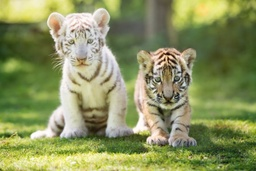
#> input picture approximation_adaptatif/tigre.jpg, 256 x 171 px, shrunk from 728 x 485 before the run
$ python adaptatif.py
#> lines starting #> are read from the running program, lines starting #| are printed output that depends on the picture
import cv2
import numpy as np
import random
import math
import os

# INITIALISATION
imgName = "./tigre.jpg"
imgOriginal = cv2.imread(imgName, 1)
#> imgOriginal is the input picture: shape (171, 256, 3); mean B, G, R 94.9, 147, 138.7

# Créaion automatique des dossier de sauvegarde
os.makedirs('./adaptative', exist_ok=True)
os.makedirs('./images_result',exist_ok=True)

# 2% de germes
pourcent = 2
nbGerme = int((pourcent * imgOriginal.shape[0]) / 100)
#> nbGerme = 3
print(nbGerme)
#| 3

germes = []
seuil = 100

print("OpenCV version: " + cv2.__version__)

def generateDiscreteVoronoi(imagedist, voronoiZoneNumber, d_height, d_width):
    # On utilise directement imagedist sous forme float
    distanceFromClosestSite = imagedist.astype(float, copy=True)
    sqrt2 = math.sqrt(2)

    # Directions (dx, dy, poids) pour les deux balayages
    forward_dirs = [(-1, -1, sqrt2), (-1, 0, 1), (-1, 1, sqrt2), (0, -1, 1)]
    backward_dirs = [(1, 1, sqrt2), (1, 0, 1), (1, -1, sqrt2), (0, 1, 1)]

    # Balayage vers l'avant (top-left -> bottom-right)
    for i in range(d_height):
        for j in range(d_width):
            for dx, dy, cost in forward_dirs:
                x, y = i + dx, j + dy
                if 0 <= x < d_height and 0 <= y < d_width:
                    new_dist = distanceFromClosestSite[x, y] + cost
                    if new_dist < distanceFromClosestSite[i, j]:
                        distanceFromClosestSite[i, j] = new_dist
                        voronoiZoneNumber[i, j] = voronoiZoneNumber[x, y]

    # Balayage vers l'arrière (bottom-right -> top-left)
    for i in range(d_height - 1, -1, -1):
        for j in range(d_width - 1, -1, -1):
            for dx, dy, cost in backward_dirs:
                x, y = i + dx, j + dy
                if 0 <= x < d_height and 0 <= y < d_width:
                    new_dist = distanceFromClosestSite[x, y] + cost
                    if new_dist < distanceFromClosestSite[i, j]:
                        distanceFromClosestSite[i, j] = new_dist
                        voronoiZoneNumber[i, j] = voronoiZoneNumber[x, y]

    # Tu peux retourner distanceFromClosestSite si tu en as besoin
    return distanceFromClosestSite, voronoiZoneNumber

# Calculer couleurs moyenne d'une zone de Voronoi
def calculateAverageColor(image, voronoiZoneNumber, n):
    # Initialiser un tableau pour stocker la somme des couleurs et le nombre de pixels dans chaque zone
    zoneColorSum = np.zeros((n + 1, 3))
    zonePixelCounts = np.zeros(n + 1)

    for i in range(image.shape[0]):
        for j in range(image.shape[1]):
            # Récupérer la couleur du pixel de l'image originale
            pixelColor = image[i, j]

            # Récupérer le numéro de zone du pixel dans l'image Voronoi
            zone = voronoiZoneNumber[i][j]

            zoneColorSum[zone] += pixelColor
            zonePixelCounts[zone] += 1

    # Calculer la moyenne des couleurs pour chaque zone
    zoneColors = np.zeros((n + 1, 3), dtype=int)
    for zone in range(1, n + 1):
        if zonePixelCounts[zone] > 0:
            zoneColors[zone] = (zoneColorSum[zone] / zonePixelCounts[zone]).astype(int)

    return zoneColors

def calculateVariance(image, voronoiZoneNumber, n, zoneColors):
    variance = np.zeros(n + 1)

    for i in range(image.shape[0]):
        for j in range(image.shape[1]):
            pixelColor = image[i, j]
            zone = voronoiZoneNumber[i][j]
            variance[zone] += np.sum((pixelColor - zoneColors[zone]) ** 2)

    for zone in range(1, n + 1):
        if variance[zone] != 0:
            variance[zone] /= np.count_nonzero(voronoiZoneNumber == zone)

    return variance

def generateRandomPointsInZone(voronoiZoneNumber, zone, numPoints):
    zonePoints = np.argwhere(voronoiZoneNumber == zone)
    np.random.shuffle(zonePoints)

    selectedPoints = zonePoints[:numPoints]

    return selectedPoints

def VorDiscret(voronoi, n, imgOriginal, index, germes, seuil, imgName):
    random.seed()

    nombreLignes, nombreColonnes = voronoi.shape[:2]

    voronoiZoneNumber = np.zeros((nombreLignes, nombreColonnes), dtype=int)
    imagedist = np.full((nombreLignes, nombreColonnes), nombreLignes + nombreColonnes, dtype=int)

    # Initialiser les germes
    for idx, (x, y) in enumerate(germes, start=1):
        voronoiZoneNumber[x, y] = idx
        imagedist[x, y] = 0

    # Calculer le diagramme discret de Voronoi
    generateDiscreteVoronoi(imagedist, voronoiZoneNumber, nombreLignes, nombreColonnes)

    # Calculer les couleurs moyennes des zones
    zoneColors = calculateAverageColor(imgOriginal, voronoiZoneNumber, n)

    # Calculer la variance de couleur pour chaque zone
    variance = calculateVariance(imgOriginal, voronoiZoneNumber, len(germes), zoneColors)

    isAllHeterogenous = 0
    for zone in range(1, len(germes) + 1):
        if variance[zone] > seuil:
            isAllHeterogenous += 1
            selectedPoints = generateRandomPointsInZone(voronoiZoneNumber, zone, 3)
            germes.extend([point.tolist() for point in selectedPoints])

    # Colorer l'image par les couleurs moyennes des zones
    voronoi[:, :, :] = zoneColors[voronoiZoneNumber]

    # Sauvegarder l'image générée
    path1 = f"ADAPTATIF-{index}-{imgName.split('/')[-1]}"
    cv2.imwrite(f"./adaptative/{path1}", voronoi)
    print(f"Image enregistrée ici : adaptative/{path1}")

    return isAllHeterogenous

imgOriginal = cv2.imread(imgName, 1)
if imgOriginal is None:
    print("error: image not read from file\n\n")
    exit()

colonnes = imgOriginal.shape[1]
#> colonnes = 256
lignes = imgOriginal.shape[0]
#> lignes = 171

# Tableau de zeros
voronoi = np.zeros((imgOriginal.shape[0], imgOriginal.shape[1], 3), dtype=np.uint8)

cpt = 1
while cpt < nbGerme:
    a = random.randint(0, voronoi.shape[0] - 1)
    b = random.randint(0, voronoi.shape[1] - 1)
    germes.append([a, b])
    cpt += 1
#> after the loop, cpt = 3; germes = [[98, 215], [10, 132]]

index = 1
while True:
    isAllHeterogenous = VorDiscret(
    voronoi=voronoi,
    n=len(germes),
    imgOriginal=imgOriginal,
    index=index,
    germes=germes,
    seuil=seuil,
    imgName=imgName
)
    if isAllHeterogenous == 0:
        break
    index += 1
#> this loop made 14 passes
#> isAllHeterogenous on passes 2 to 5: 8, 31, 115, 401
#> isAllHeterogenous on pass 1: 2
#> pass 1, in VorDiscret, `cv2.imwrite(f"./adaptative/{path1}", voronoi)`:
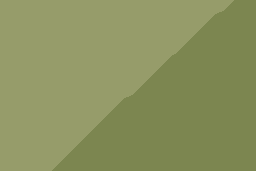
#> saved as ADAPTATIF-1-tigre.jpg: shape (171, 256, 3); mean B, G, R 94.3, 146.1, 138.3
#> pass 2, in VorDiscret (call 2), `cv2.imwrite(f"./adaptative/{path1}", voronoi)`:
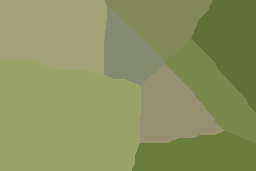
#> saved as ADAPTATIF-2-tigre.jpg: shape (171, 256, 3); mean B, G, R 94.5, 146.4, 138.3

# Sauvegarde
path1 = "ADAPTATIF" + "-" + str(nbGerme) + "-" + imgName.split('/')[1]
cv2.imwrite("./images_result/" + path1, voronoi)
print("Image enregistrée: " + "images_result/" + path1)
#| Image enregistrée: images_result/ADAPTATIF-3-tigre.jpg

# Montrer résultat
cv2.namedWindow("resultat", cv2.WINDOW_AUTOSIZE)
cv2.imshow("resultat", voronoi)

# Montrer original
cv2.namedWindow("imgOriginal", cv2.WINDOW_AUTOSIZE)
cv2.imshow("imgOriginal", imgOriginal)

cv2.waitKey(0)
cv2.destroyAllWindows()
